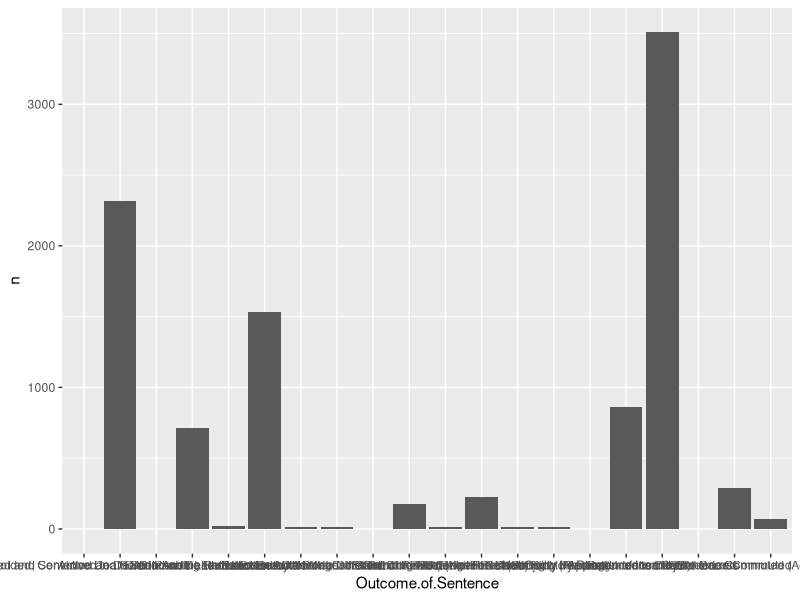

Write the R code that produced this figure.
## ---- chunk 1
library(tidyverse)
library(ggplot2)
## ---- chunk 2
deathsentence <- read.csv("Death-Sentences-in-the-United-States-Since-1972-as-of-January-1-2021.csv")
deathsentence


deathsentence |>
  group_by(Outcome.of.Sentence)|>
  summarize(n=n())|>
  ggplot(mapping = aes(x = Outcome.of.Sentence, y = n)) +
  geom_col()
        
